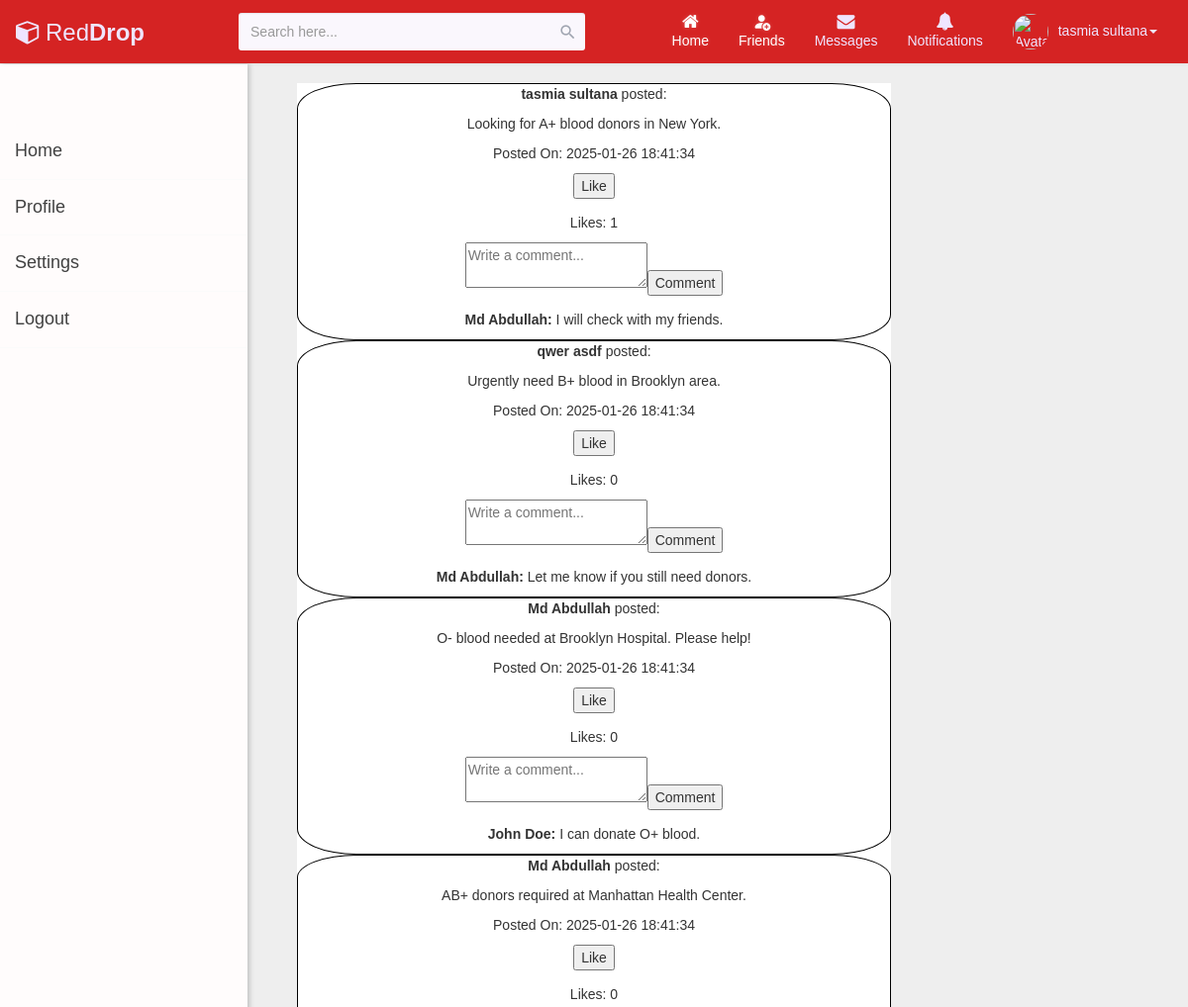
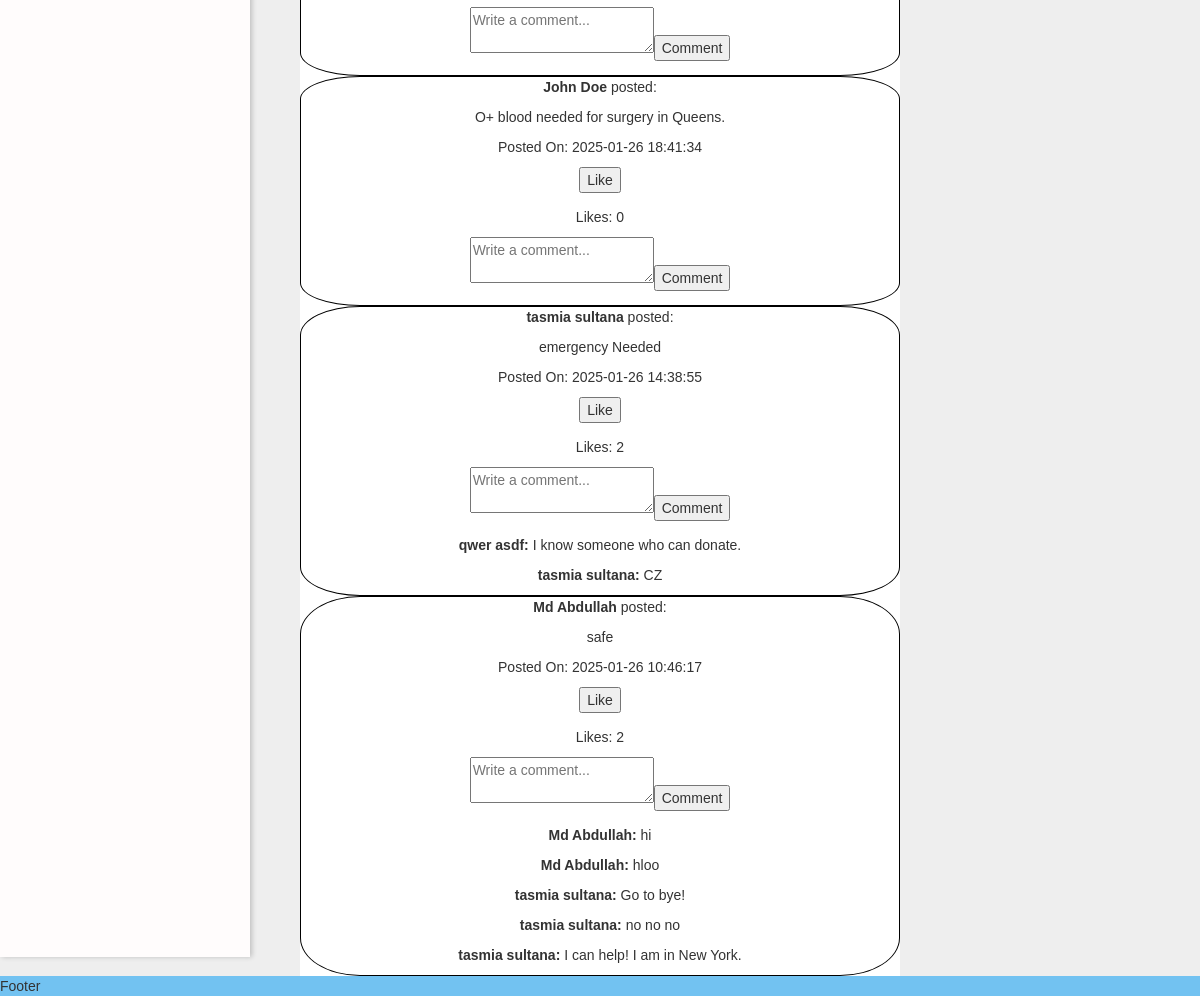
Screenshot of /dashboard.php (signed in) with the database file from the repository (2 pictures, top to bottom).
### tables this page shows
CREATE TABLE `users` (
  `userId` int(11) NOT NULL,
  `firstName` varchar(50) DEFAULT NULL,
  `lastName` varchar(50) DEFAULT NULL,
  `userName` varchar(50) DEFAULT NULL,
  `email` varchar(100) DEFAULT NULL,
  `password` varchar(255) DEFAULT NULL,
  `phoneNumber` varchar(15) DEFAULT NULL,
  `dob` date DEFAULT NULL,
  `gender` enum('Male','Female','Other') DEFAULT NULL,
  `bloodType` enum('A+','A-','B+','B-','O+','O-','AB+','AB-') DEFAULT NULL,
  `area` varchar(100) DEFAULT NULL,
  `city` varchar(50) DEFAULT NULL,
  `zipcode` varchar(10) DEFAULT NULL,
  `status` enum('Active','Inactive') DEFAULT NULL,
  `profile_picture` longblob DEFAULT NULL
);

CREATE TABLE `posts` (
  `postId` int(11) NOT NULL,
  `userId` int(11) DEFAULT NULL,
  `content` text DEFAULT NULL,
  `postDate` timestamp NOT NULL DEFAULT current_timestamp()
);

CREATE TABLE `comments` (
  `commentId` int(11) NOT NULL,
  `postId` int(11) DEFAULT NULL,
  `userId` int(11) DEFAULT NULL,
  `content` text DEFAULT NULL,
  `date` timestamp NOT NULL DEFAULT current_timestamp()
);

### showPost.php (the view, shortened to what this page needs)
<?php
include './phpFiles/config.php';
$sql = "SELECT p.postId, p.content, p.postDate, u.firstName, u.lastName
        FROM Posts p
        JOIN Users u ON p.userId = u.userId
        ORDER BY p.postDate DESC";
$result = $conn->query($sql);
while ($post = $result->fetch_assoc()) {
    echo "<div class='post' style='border:1px black solid;border-radius:10%'>";
    echo "<p><strong>" . htmlspecialchars($post['firstName']) . " " . htmlspecialchars($post['lastName']) . "</strong> posted:</p>";
    echo "<p>" . htmlspecialchars($post['content']) . "</p>";
    echo "<p>Posted On: " . htmlspecialchars($post['postDate']) . "</p>";
    echo "<form method='POST' action='likePost.php'>";
    echo "<button type='submit'>Like</button>";
    echo "</form>";
    $likeQuery = "SELECT COUNT(*) AS likeCount FROM Likes WHERE postId = ?";
    $stmt = $conn->prepare($likeQuery);
    $stmt->bind_param("i", $post['postId']);
    $stmt->execute();
    $likeResult = $stmt->get_result();
    $likeData = $likeResult->fetch_assoc();
    echo "<p>Likes: " . $likeData['likeCount'] . "</p>";
    echo "<form method='POST' action='commentPost.php'>";
    echo "<textarea name='content' placeholder='Write a comment...' required></textarea>";
    echo "<button type='submit'>Comment</button>";
    echo "</form>";
    $commentQuery = "SELECT c.content, c.date, u.firstName, u.lastName
                     FROM Comments c
                     JOIN Users u ON c.userId = u.userId
                     WHERE c.postId = ?
                     ORDER BY c.date ASC";
    $stmt = $conn->prepare($commentQuery);
    $stmt->bind_param("i", $post['postId']);
    $stmt->execute();
    $commentResult = $stmt->get_result();
    echo "<div class='comments'>";
    while ($comment = $commentResult->fetch_assoc()) {
        echo "<p><strong>" . htmlspecialchars($comment['firstName']) . " " . htmlspecialchars($comment['lastName']) . ":</strong> " . htmlspecialchars($comment['content']) . "</p>";
    }
    echo "</div>";
    echo "</div>";
}
?>

### header.php (shortened to what this page needs)
<?php
$conn=mysqli_connect("localhost","root","","red_drop") or die("DB CONNECT FAILED");
$user_email=$_SESSION['email'];
$query = "SELECT firstname,lastname,email,BloodType profile_picture FROM users WHERE email = ?";
$stmt = $conn->prepare($query);
$stmt->bind_param("s", $user_email);
$stmt->execute();
$result = $stmt->get_result();
?>
<!DOCTYPE html>
<html lang="en">
<head>
<link rel="stylesheet" href="https://maxcdn.bootstrapcdn.com/font-awesome/4.7.0/css/font-awesome.min.css">
<link rel="stylesheet" href="https://maxcdn.bootstrapcdn.com/bootstrap/3.3.7/css/bootstrap.min.css">
<link rel="stylesheet" href="https://cdn.jsdelivr.net/npm/bootstrap-icons@1.11.3/font/bootstrap-icons.min.css">
<link rel="stylesheet" href="./assets/css/header.css">
</head>
<body>
<nav class="navbar navbar-inverse navbar-expand-xl navbar-dark">
	<div class="navbar-header">
		<a class="navbar-brand" href="#"><i class="fa fa-cube"></i>Red<b>Drop</b></a>
	</div>
	<div id="navbarCollapse" class="collapse navbar-collapse">
		<form class="navbar-form form-inline">
			<div class="input-group search-box">
				<input type="text" id="search" class="form-control" placeholder="Search here...">
				<span class="input-group-addon"><i class="material-icons">&#xE8B6;</i></span>
			</div>
		</form>
		<ul class="nav navbar-nav navbar-right">
			<li class="active"><a href="dasboard.php"><i class="fa fa-home"></i><span>Home</span></a></li>
			<li class="active"><a href="./addFriends/allUsers.php"><i class="bi bi-person-fill-add"></i><span>Friends</span></a></li>
			<li><a href=""><i class="fa fa-envelope"></i><span>Messages</span></a></li>
			<li><a href="notifications.php"><i class="fa fa-bell"></i><span>Notifications</span></a></li>
			<?php
			if ($result->num_rows > 0) {
				$user = $result->fetch_assoc();
			?>
			<li class="dropdown">
				<a href="#" data-toggle="dropdown" class="dropdown-toggle user-action"><img src="./phpFiles/get_profile_picture.php" class="avatar" alt="Avatar"><?php echo $user["firstname"] ." ".$user["lastname"] ?><b class="caret"></b></a>
				<?php
			} else {
				echo "User not found.";
			}
				?>
			</li>
		</ul>
	</div>
</nav>
</body>
</html>

### assets/css/header.css (style rules this page uses)
body { background: #eeeeee; font-family: 'Varela Round', sans-serif; }
.form-inline { display: inline-block; }
.navbar { color: #fff; background:#d52323; padding: 5px 16px; border-radius: 0; border: none; box-shadow: 0 0 4px rgba(0,0,0,.1); }
.navbar img { border-radius: 50%; width: 36px; height: 36px; margin-right: 10px; }
.navbar .navbar-brand { color: #efe5ff; padding-left: 0; padding-right: 50px; font-size: 24px; }
.navbar .navbar-brand i { font-size: 25px; margin-right: 5px; }
.search-box { position: relative; }
.search-box input { padding-right: 35px; min-height: 38px; border: none; background: #faf7fd; border-radius: 3px !important; }
.search-box .input-group-addon { min-width: 35px; border: none; background: transparent; position: absolute; right: 0; z-index: 9; padding: 10px 7px; height: 100%; }
.search-box i { color: #a0a5b1; font-size: 19px; }
.navbar ul li i { font-size: 18px; }
.navbar .nav > li a { color: #efe5ff; padding: 8px 15px; font-size: 14px; }
.navbar .nav > li > a > i { display: block; text-align: center; }
.navbar .nav .active a, .navbar .nav .active a:hover, .navbar .nav .active a:focus { color: #fff; text-shadow: 0 0 4px rgba(255,255,255,0.2); background: transparent !important; }
.navbar .nav .user-action { padding: 9px 15px; }
@media (min-width: 1200px) { .form-inline .input-group { width: 350px; margin-left: 30px; } }

### assets/css/sidebar.css (style rules this page uses)
body { margin: 0; font-family: Arial, sans-serif; }

### rows the page displays
users: firstName "tasmia", lastName "sultana"
posts: userId.firstName "tasmia", userId.lastName "sultana", content "Looking for A+ blood donors in New York.", postDate "2025-01-26 18:41:34", likeCount "1"
comments: userId.firstName "Md", userId.lastName "Abdullah", content "I will check with my friends."
posts: userId.firstName "qwer", userId.lastName "asdf", content "Urgently need B+ blood in Brooklyn area.", postDate "2025-01-26 18:41:34", likeCount "0"
comments: userId.firstName "Md", userId.lastName "Abdullah", content "Let me know if you still need donors."
posts: userId.firstName "Md", userId.lastName "Abdullah", content "O- blood needed at Brooklyn Hospital. Please help!", postDate "2025-01-26 18:41:34", likeCount "0"
comments: userId.firstName "John", userId.lastName "Doe", content "I can donate O+ blood."
posts: userId.firstName "Md", userId.lastName "Abdullah", content "AB+ donors required at Manhattan Health Center.", postDate "2025-01-26 18:41:34", likeCount "0"
posts: userId.firstName "John", userId.lastName "Doe", content "O+ blood needed for surgery in Queens.", postDate "2025-01-26 18:41:34", likeCount "0"
posts: userId.firstName "tasmia", userId.lastName "sultana", content "emergency Needed", postDate "2025-01-26 14:38:55", likeCount "2"
comments: userId.firstName "qwer", userId.lastName "asdf", content "I know someone who can donate."
comments: userId.firstName "tasmia", userId.lastName "sultana", content "CZ"
posts: userId.firstName "Md", userId.lastName "Abdullah", content "safe", postDate "2025-01-26 10:46:17", likeCount "2"
comments: userId.firstName "Md", userId.lastName "Abdullah", content "hi"
comments: userId.firstName "Md", userId.lastName "Abdullah", content "hloo"
comments: userId.firstName "tasmia", userId.lastName "sultana", content "Go to bye!"
comments: userId.firstName "tasmia", userId.lastName "sultana", content "no no no"
comments: userId.firstName "tasmia", userId.lastName "sultana", content "I can help! I am in New York."
